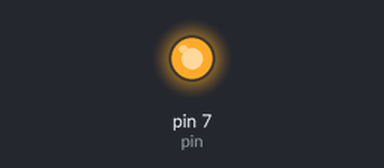
Simulated run of this sketch. Board: Arduino Uno, built with avr-gcc and run on an emulated ATmega328P. Shown: output pins drawn as LEDs (lit = HIGH).

Above: at 1.5 s.
At 3.5 s:
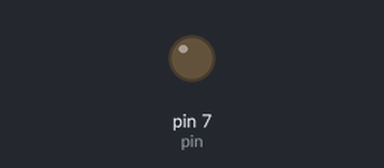
Timing chart, 0 to 5.2 s (numbered marks = the images above):
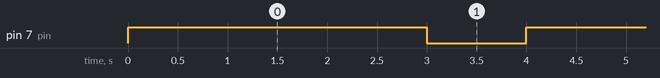

Measured:
- by itself, pin 7 (pin): alternates HIGH for 3.0 s and LOW for 1.0 s

The sketch:

Bol_Blink.ino
```cpp
// A simple blinking lights application to start out with and explain the first few concepts of programming
// Board layout:
// Digital Pin 7 -> 220 Ohm resistor -> Led+ (long side) -> Led- -> GND
int pin = 7;

void setup() {
  pinMode(pin, OUTPUT);
}

void loop() {
  digitalWrite(pin, HIGH);   // turn the LED on (HIGH is the voltage level)
  delay(3000);               // wait for three seconds
  digitalWrite(pin, LOW);    // turn the LED off by making the voltage LOW
  delay(1000);               // wait for one second
}

// Exercises:
// - Can you blink S.O.S.?   (· · · — — — · · ·) https://simple.wikipedia.org/wiki/SOS
// - Can you connect two leds and have them both blink?
// - Can you connect two leds and have them both blink different patterns?
```
